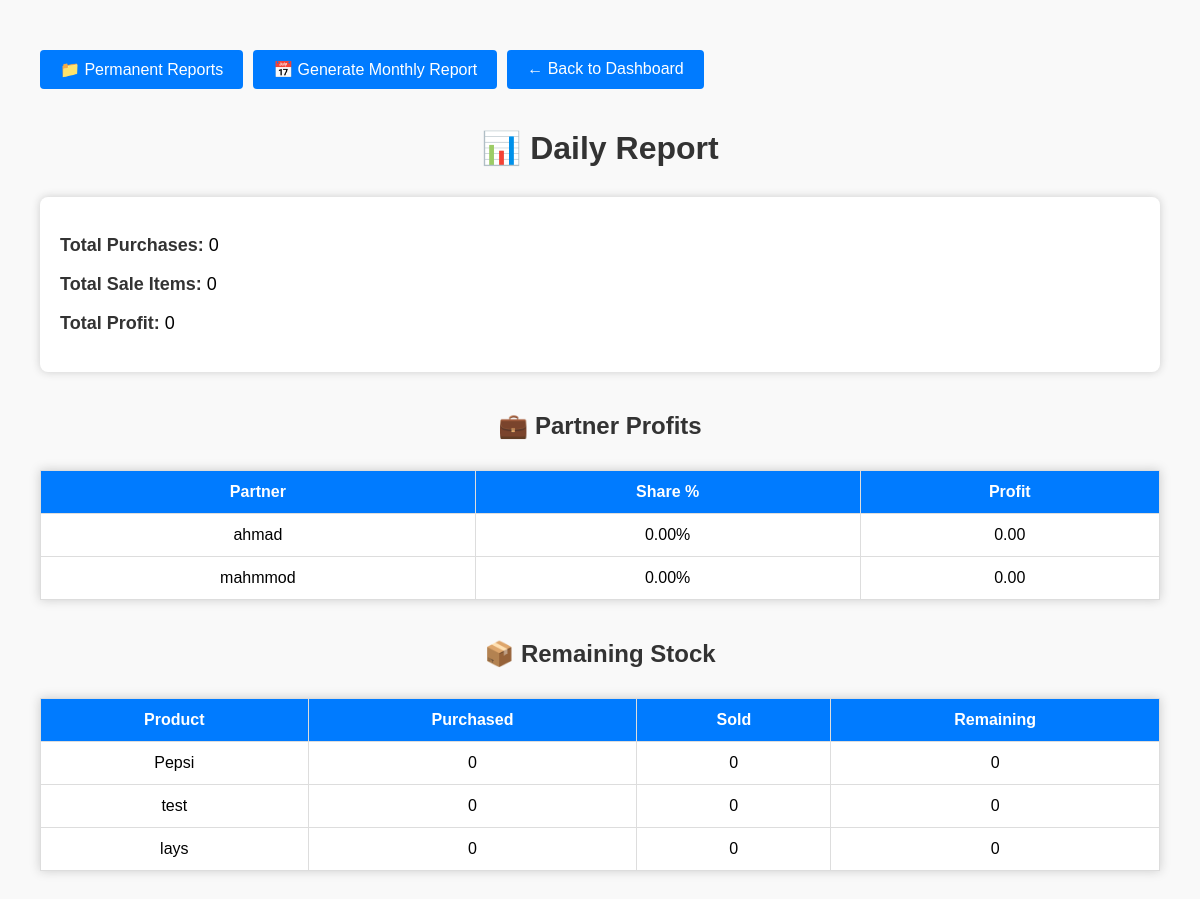
Before: /report/ with the older database file.
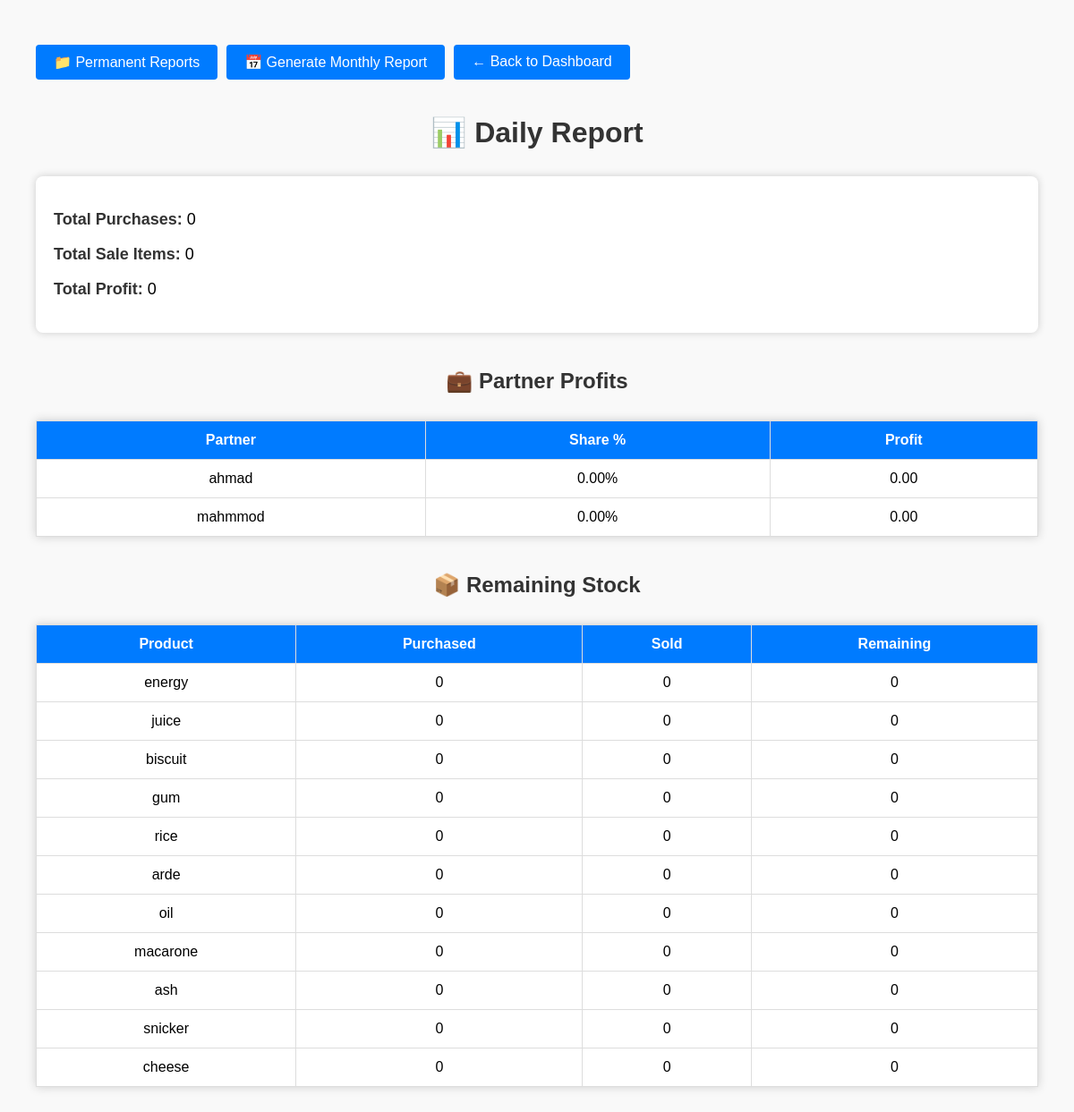
After: the same page with the newer database file.
### inventory/models.py (models this page shows, shortened)
class Share(models.Model):
    partner_name = models.CharField(_("Partner Name"), max_length=100)
    capital = models.DecimalField(_("Capital"), max_digits=12, decimal_places=2)
    created_at = models.DateTimeField(_("Created At"), auto_now_add=True)
    class Meta:
        verbose_name = _("Share")
        verbose_name_plural = _("Shares")
    @property
    def percentage(self):
        total_capital = Share.objects.aggregate(total=models.Sum('capital'))['total'] or 1
        return (self.capital / total_capital) * 100

class Product(models.Model):
    product_name = models.CharField(_("Product Name"), max_length=100)
    description = models.TextField(_("Description"), blank=True, null=True)
    barcode = models.CharField(_("Barcode"), max_length=50, blank=True)
    category = models.CharField(_("Category"), max_length=50, blank=True)
    purchase_price = models.DecimalField(_("Purchase Price"), max_digits=10, decimal_places=2)
    selling_price = models.DecimalField(_("Selling Price"), max_digits=10, decimal_places=2)
    quantity_in_stock = models.IntegerField(_("Quantity in Stock"))
    min_stock_level = models.IntegerField(_("Minimum Stock Level"))
    supplier = models.ForeignKey(Supplier, verbose_name=_("Supplier"), on_delete=models.CASCADE)
    created_at = models.DateTimeField(_("Created At"), auto_now_add=True)
    class Meta:
        verbose_name = _("Product")
        verbose_name_plural = _("Products")

### inventory/views.py (the view)
# urls.py: path('report/', daily_report, name='daily_report'),
def daily_report(request):
    today = now().date()
    total_purchase_amount = Purchase.objects.filter(purchase_date=today).aggregate(
        total=Sum('total_cost_value')
    )['total'] or 0
    total_sales_amount = Sale.objects.filter(sale_date__date=today).aggregate(
        total=Sum('total_amount')
    )['total'] or 0
    sale_items = SaleItem.objects.filter(sale__sale_date__date=today)
    total_profit = 0
    for item in sale_items:
        purchase_price = item.product.purchase_price or 0
        sell_price = item.unit_price or 0
        quantity = item.quantity or 0
        total_profit += (sell_price - purchase_price) * quantity
    remaining_stock = []
    products = Product.objects.all()
    for product in products:
        purchased_items = Purchase.objects.filter(product=product)
        sold_items = SaleItem.objects.filter(product=product)
        total_purchased = sum(
            (p.box_quantity or 0) * (p.packages_per_box or 0) * (p.items_per_package or 0)
            for p in purchased_items
        )
        total_sold = sum(
            (s.box_quantity or 0) * (s.packages_per_box or 0) * (s.items_per_package or 0)
            for s in sold_items
        )
        remaining = total_purchased - total_sold
        remaining_stock.append({
            'product_name': product.product_name,
            'purchased': total_purchased,
            'sold': total_sold,
            'remaining': remaining,
        })
    shares = Share.objects.all()
    partner_profits = []
    for share in shares:
        share_profit = (share.percentage / 100) * total_profit
        partner_profits.append({
            'partner': share.partner_name,
            'percentage': share.percentage,
            'profit': share_profit,
        })
    return render(request, 'inventory/report.html', {
        'total_purchase_amount': total_purchase_amount,
        'total_sales_amount': total_sales_amount,
        'profit': total_profit,
        'remaining_stock': remaining_stock,
        'partner_profits': partner_profits,
    })

### inventory/templates/inventory/report.html (shortened to what this page needs)
{% load i18n %}
<!DOCTYPE html>
<html>
<head>
</head>
<body>
    <div class="btn-group">
        <a href="{% url 'monthly_report_list' %}" class="btn-dashboard">
            📁 {% trans "Permanent Reports" %}
        </a>
        <a href="{% url 'monthly_report' %}" class="btn-dashboard">
            📅 {% trans "Generate Monthly Report" %}
        </a>
        <a href="/admin/" class="btn-dashboard">
            ← {% trans "Back to Dashboard" %}
        </a>
    </div>
    <h1>📊 {% trans "Daily Report" %}</h1>
    <div class="summary card">
        <p><strong>{% trans "Total Purchases" %}:</strong> {{ total_purchase_amount }}</p>
        <p><strong>{% trans "Total Sale Items" %}:</strong> {{ total_sales_amount }}</p>
        <p><strong>{% trans "Total Profit" %}:</strong> {{ profit }}</p>
    </div>
    <div class="partners">
        <h2>💼 {% trans "Partner Profits" %}</h2>
        <table>
            <thead>
                <tr>
                    <th>{% trans "Partner" %}</th>
                    <th>{% trans "Share %" %}</th>
                    <th>{% trans "Profit" %}</th>
                </tr>
            </thead>
            <tbody>
                {% for share in partner_profits %}
                <tr>
                    <td>{{ share.partner }}</td>
                    <td>{{ share.percentage|floatformat:2 }}%</td>
                    <td>{{ share.profit|floatformat:2 }}</td>
                </tr>
                {% endfor %}
            </tbody>
        </table>
    </div>
    <div class="stock">
        <h2>📦 {% trans "Remaining Stock" %}</h2>
        <table>
            <thead>
                <tr>
                    <th>{% trans "Product" %}</th>
                    <th>{% trans "Purchased" %}</th>
                    <th>{% trans "Sold" %}</th>
                    <th>{% trans "Remaining" %}</th>
                </tr>
            </thead>
            <tbody>
                {% for stock in remaining_stock %}
                <tr>
                    <td>{{ stock.product_name }}</td>
                    <td>{{ stock.purchased }}</td>
                    <td>{{ stock.sold }}</td>
                    <td>{{ stock.remaining }}</td>
                </tr>
                {% endfor %}
            </tbody>
        </table>
    </div>
</body>
</html>

### inventory/templates/inventory/report.html (style rules this page uses)
body { font-family: Arial, sans-serif; margin: 40px; background-color: #f9f9f9; }
h1, h2 { text-align: center; color: #333; margin-bottom: 30px; }
.summary, .stock, .partners { margin-bottom: 40px; }
table { width: 100%; border-collapse: collapse; background-color: #fff; box-shadow: 0 0 10px #ccc; }
th, td { padding: 12px 16px; border: 1px solid #ddd; text-align: center; }
th { background-color: #007BFF; color: white; }
.btn-dashboard { display: inline-block; margin: 10px 0; padding: 10px 20px; background-color: #007BFF; color: white; text-decoration: none; border-radius: 4px; }
.card { padding: 20px; background-color: #fff; box-shadow: 0 0 8px #ccc; border-radius: 8px; }
.card p { font-size: 18px; }
.card strong { color: #333; }
.btn-group { display: flex; gap: 10px; margin-bottom: 30px; }

Changed rows visible on the page:
removed Product: product_name "Pepsi"
removed Product: product_name "test"
removed Product: product_name "lays"
added Product: product_name "energy"
added Product: product_name "juice"
added Product: product_name "biscuit"
added Product: product_name "gum"
added Product: product_name "rice"
added Product: product_name "arde"
added Product: product_name "oil"
added Product: product_name "macarone"
added Product: product_name "ash"
added Product: product_name "snicker"
added Product: product_name "cheese"
Other visible differences:
new list line: "0 0 0"
list line gone: "0 0 0"
